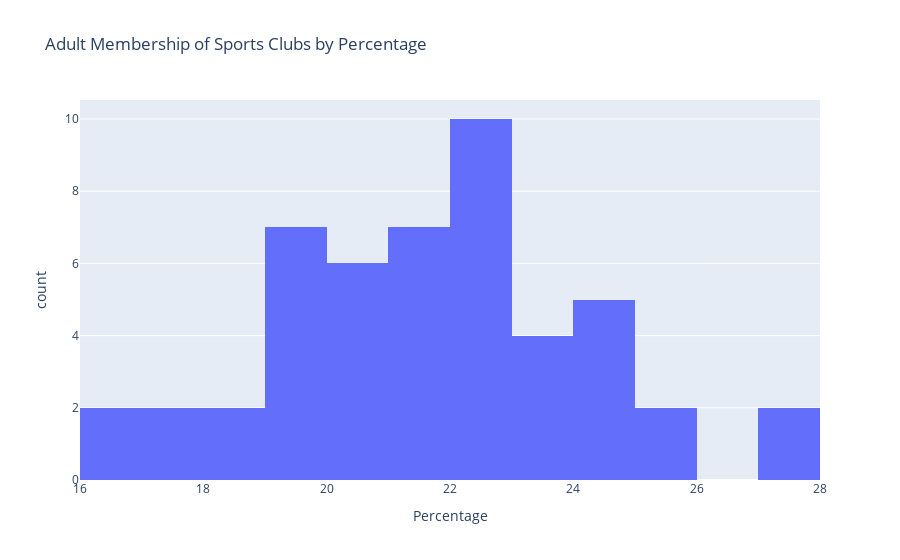

The notebook cell saved with this chart:
### Code cell
# changing the bin size
fig2 = px.histogram(df1, x='Percentage', title="Adult Membership of Sports Clubs by Percentage", nbins=12)
fig2.show()

### Figure 1 — Plotly figure (JSON) as saved in the notebook; plotly's stock layout.template omitted (floating-point values rounded to 4 significant figures)
{"data": [{"alignmentgroup": "True", "bingroup": "x", "hovertemplate": "Percentage=%{x}<br>count=%{y}<extra></extra>", "legendgroup": "", "marker": {"color": "#636efa"}, "name": "", "nbinsx": 12, "offsetgroup": "", "orientation": "v", "showlegend": false, "type": "histogram", "x": [16.8, 21.9, 24, 16.7, 24.9, 21.3, 22.5, 20.7, 19.7, 19.9, 22.3, 24, 17.9, 22.8, 22.3, 21.2, 22.6, 22.3, 25, 17.4, 22.3, 20.3, 20.9, 19.1, 19.1, 25.4, 21.8, 27.6, 19.3, 22.2, 19.9, 23.7, 21.8, 22.3, 20.4, 24, 20.4, 23.8, 18.6, 18.9, 24.3, 23.1, 27.7, 22.9, 20.4, 21.9, 23.5, 21.2, 19.9], "xaxis": "x", "yaxis": "y"}], "layout": {"barmode": "relative", "legend": {"tracegroupgap": 0}, "title": {"text": "Adult Membership of Sports Clubs by Percentage"}, "xaxis": {"anchor": "y", "domain": [0, 1], "title": {"text": "Percentage"}}, "yaxis": {"anchor": "x", "domain": [0, 1], "title": {"text": "count"}}}}
